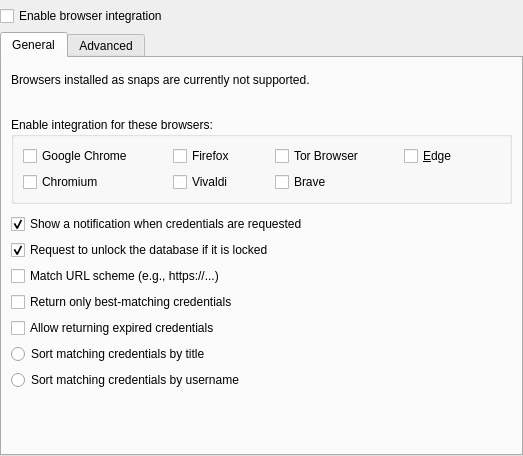
<?xml version="1.0" encoding="UTF-8"?>
<ui version="4.0">
 <class>BrowserOptionDialog</class>
 <widget class="QWidget" name="BrowserOptionDialog">
  <property name="geometry">
   <rect>
    <x>0</x>
    <y>0</y>
    <width>523</width>
    <height>456</height>
   </rect>
  </property>
  <property name="windowTitle">
   <string>Dialog</string>
  </property>
  <layout class="QVBoxLayout" name="verticalLayout">
   <property name="leftMargin">
    <number>0</number>
   </property>
   <property name="topMargin">
    <number>0</number>
   </property>
   <property name="rightMargin">
    <number>0</number>
   </property>
   <property name="bottomMargin">
    <number>0</number>
   </property>
   <item>
    <widget class="MessageWidget" name="browserGlobalWarningWidget" native="true"/>
   </item>
   <item>
    <widget class="QCheckBox" name="enableBrowserSupport">
     <property name="toolTip">
      <string>This is required for accessing your databases with KeePassXC-Browser</string>
     </property>
     <property name="text">
      <string>Enable browser integration</string>
     </property>
    </widget>
   </item>
   <item>
    <widget class="QTabWidget" name="tabWidget">
     <property name="currentIndex">
      <number>0</number>
     </property>
     <widget class="QWidget" name="tab">
      <attribute name="title">
       <string>General</string>
      </attribute>
      <layout class="QVBoxLayout" name="verticalLayout_2">
       <item>
        <widget class="MessageWidget" name="scriptWarningWidget" native="true">
         <property name="sizePolicy">
          <sizepolicy hsizetype="Preferred" vsizetype="Preferred">
           <horstretch>0</horstretch>
           <verstretch>0</verstretch>
          </sizepolicy>
         </property>
        </widget>
       </item>
       <item>
        <widget class="QLabel" name="snapWarningLabel">
         <property name="text">
          <string>Browsers installed as snaps are currently not supported.</string>
         </property>
        </widget>
       </item>
       <item>
        <widget class="QLabel" name="extensionLabel"/>
       </item>
       <item>
        <spacer name="verticalSpacer_1">
         <property name="orientation">
          <enum>Qt::Vertical</enum>
         </property>
         <property name="sizeType">
          <enum>QSizePolicy::Fixed</enum>
         </property>
         <property name="sizeHint" stdset="0">
          <size>
           <width>20</width>
           <height>4</height>
          </size>
         </property>
        </spacer>
       </item>
       <item>
        <widget class="QGroupBox" name="browsersGroupBox">
         <property name="title">
          <string>Enable integration for these browsers:</string>
         </property>
         <layout class="QGridLayout" name="gridLayout">
          <property name="horizontalSpacing">
           <number>40</number>
          </property>
          <item row="0" column="3">
           <spacer name="horizontalSpacer">
            <property name="orientation">
             <enum>Qt::Horizontal</enum>
            </property>
            <property name="sizeHint" stdset="0">
             <size>
              <width>179</width>
              <height>20</height>
             </size>
            </property>
           </spacer>
          </item>
          <item row="0" column="0">
           <widget class="QCheckBox" name="chromeSupport">
            <property name="text">
             <string>Google Chrome</string>
            </property>
            <property name="checked">
             <bool>false</bool>
            </property>
           </widget>
          </item>
          <item row="0" column="1">
           <widget class="QCheckBox" name="firefoxSupport">
            <property name="text">
             <string>Firefox</string>
            </property>
            <property name="checked">
             <bool>false</bool>
            </property>
           </widget>
          </item>
          <item row="1" column="0">
           <widget class="QCheckBox" name="chromiumSupport">
            <property name="text">
             <string>Chromium</string>
            </property>
            <property name="checked">
             <bool>false</bool>
            </property>
           </widget>
          </item>
          <item row="1" column="1">
           <widget class="QCheckBox" name="vivaldiSupport">
            <property name="text">
             <string>Vivaldi</string>
            </property>
            <property name="checked">
             <bool>false</bool>
            </property>
           </widget>
          </item>
          <item row="0" column="2">
           <widget class="QCheckBox" name="torBrowserSupport">
            <property name="text">
             <string>Tor Browser</string>
            </property>
            <property name="checked">
             <bool>false</bool>
            </property>
           </widget>
          </item>
          <item row="1" column="2">
           <widget class="QCheckBox" name="braveSupport">
            <property name="text">
             <string>Brave</string>
            </property>
            <property name="checked">
             <bool>false</bool>
            </property>
           </widget>
          </item>
          <item row="0" column="3">
           <widget class="QCheckBox" name="edgeSupport">
            <property name="text">
             <string>&amp;Edge</string>
            </property>
            <property name="checked">
             <bool>false</bool>
            </property>
           </widget>
          </item>
         </layout>
        </widget>
       </item>
       <item>
        <spacer name="verticalSpacer">
         <property name="orientation">
          <enum>Qt::Vertical</enum>
         </property>
         <property name="sizeType">
          <enum>QSizePolicy::Fixed</enum>
         </property>
         <property name="sizeHint" stdset="0">
          <size>
           <width>20</width>
           <height>4</height>
          </size>
         </property>
        </spacer>
       </item>
       <item>
        <widget class="QCheckBox" name="showNotification">
         <property name="text">
          <string extracomment="Credentials mean login data requested via browser extension">Show a notification when credentials are requested</string>
         </property>
         <property name="checked">
          <bool>true</bool>
         </property>
        </widget>
       </item>
       <item>
        <widget class="QCheckBox" name="unlockDatabase">
         <property name="text">
          <string>Request to unlock the database if it is locked</string>
         </property>
         <property name="checked">
          <bool>true</bool>
         </property>
        </widget>
       </item>
       <item>
        <widget class="QCheckBox" name="matchUrlScheme">
         <property name="toolTip">
          <string>Only entries with the same scheme (http://, https://, ...) are returned.</string>
         </property>
         <property name="text">
          <string>Match URL scheme (e.g., https://...)</string>
         </property>
        </widget>
       </item>
       <item>
        <widget class="QCheckBox" name="bestMatchOnly">
         <property name="toolTip">
          <string>Only returns the best matches for a specific URL instead of all entries for the whole domain.</string>
         </property>
         <property name="text">
          <string>Return only best-matching credentials</string>
         </property>
        </widget>
       </item>
       <item>
        <widget class="QCheckBox" name="allowExpiredCredentials">
         <property name="toolTip">
          <string>Returns expired credentials. String [expired] is added to the title.</string>
         </property>
         <property name="text">
          <string>Allow returning expired credentials</string>
         </property>
        </widget>
       </item>
       <item>
        <widget class="QRadioButton" name="sortByTitle">
         <property name="text">
          <string extracomment="Credentials mean login data requested via browser extension">Sort matching credentials by title</string>
         </property>
        </widget>
       </item>
       <item>
        <widget class="QRadioButton" name="sortByUsername">
         <property name="text">
          <string extracomment="Credentials mean login data requested via browser extension">Sort matching credentials by username</string>
         </property>
        </widget>
       </item>
       <item>
        <spacer name="verticalSpacer_2">
         <property name="orientation">
          <enum>Qt::Vertical</enum>
         </property>
         <property name="sizeHint" stdset="0">
          <size>
           <width>20</width>
           <height>40</height>
          </size>
         </property>
        </spacer>
       </item>
      </layout>
     </widget>
     <widget class="QWidget" name="tab_2">
      <attribute name="title">
       <string>Advanced</string>
      </attribute>
      <layout class="QVBoxLayout" name="verticalLayout_6">
       <item>
        <widget class="MessageWidget" name="warningWidget" native="true">
         <property name="sizePolicy">
          <sizepolicy hsizetype="Preferred" vsizetype="Preferred">
           <horstretch>0</horstretch>
           <verstretch>0</verstretch>
          </sizepolicy>
         </property>
        </widget>
       </item>
       <item>
        <widget class="QCheckBox" name="alwaysAllowAccess">
         <property name="text">
          <string extracomment="Credentials mean login data requested via browser extension">Never ask before accessing credentials</string>
         </property>
        </widget>
       </item>
       <item>
        <widget class="QCheckBox" name="alwaysAllowUpdate">
         <property name="text">
          <string extracomment="Credentials mean login data requested via browser extension">Never ask before updating credentials</string>
         </property>
        </widget>
       </item>
       <item>
        <widget class="QCheckBox" name="httpAuthPermission">
         <property name="text">
          <string extracomment="An extra HTTP Basic Auth setting">Do not ask permission for HTTP Basic Auth</string>
         </property>
        </widget>
       </item>
       <item>
        <widget class="QCheckBox" name="searchInAllDatabases">
         <property name="toolTip">
          <string>All databases connected to the extension will return matching credentials.</string>
         </property>
         <property name="text">
          <string extracomment="Credentials mean login data requested via browser extension">Search in all opened databases for matching credentials</string>
         </property>
        </widget>
       </item>
       <item>
        <widget class="QCheckBox" name="supportKphFields">
         <property name="toolTip">
          <string>Automatically creating or updating string fields is not supported.</string>
         </property>
         <property name="text">
          <string>Return advanced string fields which start with &quot;KPH: &quot;</string>
         </property>
        </widget>
       </item>
       <item>
        <widget class="QCheckBox" name="noMigrationPrompt">
         <property name="toolTip">
          <string>Don't display the popup suggesting migration of legacy KeePassHTTP settings.</string>
         </property>
         <property name="text">
          <string>Do not prompt for KeePassHTTP settings migration.</string>
         </property>
        </widget>
       </item>
       <item>
        <widget class="QCheckBox" name="updateBinaryPath">
         <property name="toolTip">
          <string>Updates KeePassXC or keepassxc-proxy binary path automatically to native messaging scripts on startup.</string>
         </property>
         <property name="text">
          <string>Update native messaging manifest files at startup</string>
         </property>
        </widget>
       </item>
       <item>
        <widget class="QCheckBox" name="useCustomProxy">
         <property name="toolTip">
          <string>Use a custom proxy location if you installed a proxy manually.</string>
         </property>
         <property name="text">
          <string comment="Meant is the proxy for KeePassXC-Browser">Use a custom proxy location</string>
         </property>
        </widget>
       </item>
       <item>
        <layout class="QHBoxLayout" name="horizontalLayout">
         <item>
          <widget class="QLineEdit" name="customProxyLocation">
           <property name="accessibleName">
            <string>Custom proxy location field</string>
           </property>
           <property name="maxLength">
            <number>999</number>
           </property>
           <property name="alignment">
            <set>Qt::AlignLeading|Qt::AlignLeft|Qt::AlignVCenter</set>
           </property>
          </widget>
         </item>
         <item>
          <widget class="QPushButton" name="customProxyLocationBrowseButton">
           <property name="accessibleName">
            <string>Browser for custom proxy file</string>
           </property>
           <property name="text">
            <string extracomment="Button for opening file dialog">Browse...</string>
           </property>
          </widget>
         </item>
        </layout>
       </item>
       <item>
        <spacer name="verticalSpacer_5">
         <property name="orientation">
          <enum>Qt::Vertical</enum>
         </property>
         <property name="sizeHint" stdset="0">
          <size>
           <width>20</width>
           <height>40</height>
          </size>
         </property>
        </spacer>
       </item>
      </layout>
     </widget>
    </widget>
   </item>
  </layout>
 </widget>
 <customwidgets>
  <customwidget>
   <class>MessageWidget</class>
   <extends>QWidget</extends>
   <header>gui/MessageWidget.h</header>
   <container>1</container>
  </customwidget>
 </customwidgets>
 <resources/>
 <connections/>
</ui>
